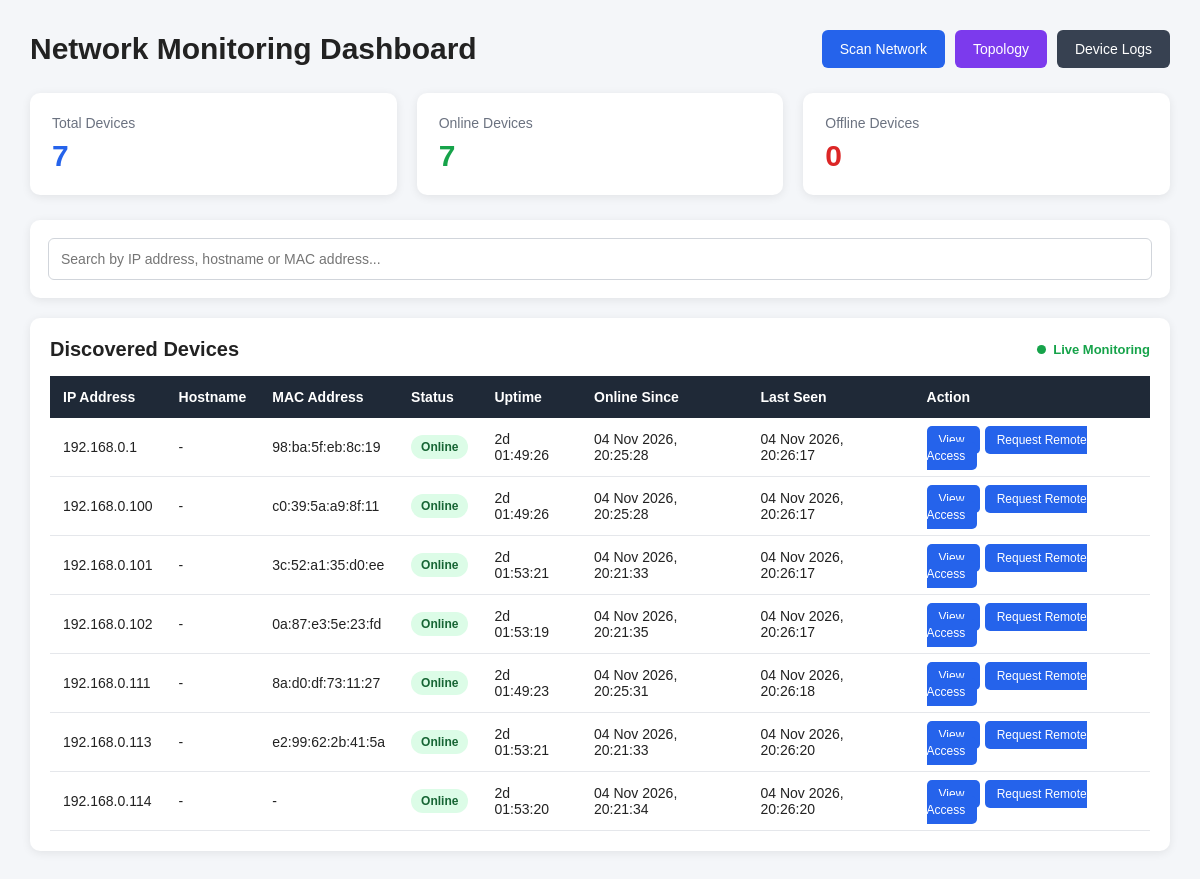
The app's page /, older data.
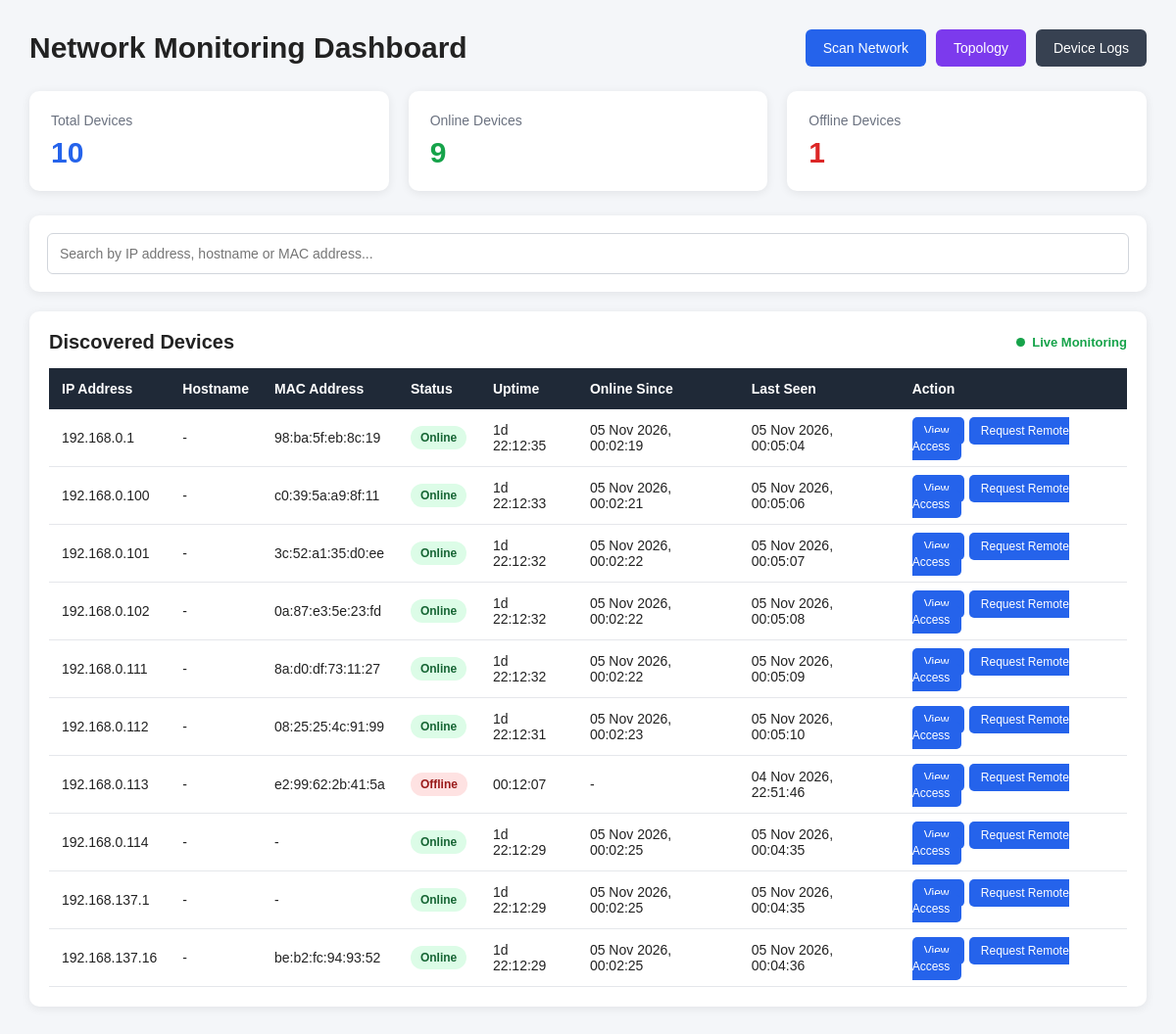
The same page, newer data.
### dashboard/models.py (models this page shows, shortened)
class Device(models.Model):
    ip_address = models.GenericIPAddressField(
        unique=True
    )
    hostname = models.CharField(
        max_length=255,
        blank=True,
        null=True
    )
    mac_address = models.CharField(
        max_length=50,
        blank=True,
        null=True
    )
    status = models.CharField(
        max_length=20,
        default="Offline"
    )
    online_since = models.DateTimeField(
        blank=True,
        null=True
    )
    last_uptime_seconds = models.PositiveIntegerField(
        default=0
    )
    last_seen = models.DateTimeField(
        blank=True,
        null=True
    )
    created_at = models.DateTimeField(
        auto_now_add=True
    )
    class Meta:
        ordering = [
            "ip_address"
        ]
    @property
    def uptime_seconds(self):
        if (
            self.status == "Online"
            and self.online_since
        ):
            elapsed = (
                timezone.now()
                - self.online_since
            ).total_seconds()
            return max(
                0,
                int(elapsed)
            )
        return self.last_uptime_seconds
    @property
    def uptime_display(self):
        total_seconds = self.uptime_seconds
        days = total_seconds // 86400
        remaining = total_seconds % 86400
        hours = remaining // 3600
        remaining %= 3600
        minutes = remaining // 60
        seconds = remaining % 60
        if days > 0:
            return (
                f"{days}d "
                f"{hours:02d}:"
                f"{minutes:02d}:"
                f"{seconds:02d}"
            )
        return (
            f"{hours:02d}:"
            f"{minutes:02d}:"
            f"{seconds:02d}"
        )

### dashboard/views.py (the view)
def dashboard(request):
    devices = Device.objects.all().order_by(
        "ip_address"
    )
    total_devices = devices.count()
    online_devices = devices.filter(
        status="Online"
    ).count()
    offline_devices = devices.filter(
        status="Offline"
    ).count()
    context = {
        "devices": devices,
        "total_devices": total_devices,
        "online_devices": online_devices,
        "offline_devices": offline_devices,
    }
    return render(
        request,
        "dashboard/index.html",
        context
    )

### dashboard/templates/dashboard/index.html (shortened to what the changed rows need)
<!DOCTYPE html>
<html lang="en">
<head>
</head>
<body>
<div class="container">
    <div class="header">
        <h1>Network Monitoring Dashboard</h1>
    </div>
    <div class="stats">
        <div class="stat-card">
            <div class="stat-title">
                Total Devices
            </div>
            <div
                class="stat-value total-value"
                id="totalDevices"
            >
                {{ total_devices }}
            </div>
        </div>
        <div class="stat-card">
            <div class="stat-title">
                Online Devices
            </div>
            <div
                class="stat-value online-value"
                id="onlineDevices"
            >
                {{ online_devices }}
            </div>
        </div>
        <div class="stat-card">
            <div class="stat-title">
                Offline Devices
            </div>
            <div
                class="stat-value offline-value"
                id="offlineDevices"
            >
                {{ offline_devices }}
            </div>
        </div>
    </div>
    <div class="devices-card">
        <div class="devices-header">
            <h2>Discovered Devices</h2>
        </div>
        <div style="overflow-x:auto;">
            <table>
                <thead>
                    <tr>
                        <th>IP Address</th>
                        <th>Hostname</th>
                        <th>MAC Address</th>
                        <th>Status</th>
                        <th>Uptime</th>
                        <th>Online Since</th>
                        <th>Last Seen</th>
                        <th>Action</th>
                    </tr>
                </thead>
                <tbody id="deviceTableBody">
                    {% for device in devices %}
                    <tr
                        data-ip="{{ device.ip_address }}"
                        data-hostname="{{ device.hostname|default:'' }}"
                        data-mac="{{ device.mac_address|default:'' }}"
                    >
                        <td>
                            {{ device.ip_address }}
                        </td>
                        <td>
                            {% if device.hostname %}
                                {{ device.hostname }}
                            {% else %}
                                -
                            {% endif %}
                        </td>
                        <td>
                            {% if device.mac_address %}
                                {{ device.mac_address }}
                            {% else %}
                                -
                            {% endif %}
                        </td>
                        <td>
                            {% if device.status == "Online" %}
                            <span class="status status-online">
                                Online
                            </span>
                            {% else %}
                            <span class="status status-offline">
                                Offline
                            </span>
                            {% endif %}
                        </td>
                        <td>
                            {{ device.uptime_display }}
                        </td>
                        <td>
                            {% if device.online_since %}
                                {{ device.online_since|date:"d M Y, H:i:s" }}
                            {% else %}
                                -
                            {% endif %}
                        </td>
                        <td>
                            {% if device.last_seen %}
                                {{ device.last_seen|date:"d M Y, H:i:s" }}
                            {% else %}
                                -
                            {% endif %}
                        </td>
                        <td>
                            <a
                                href="{% url 'device_detail' device.ip_address %}"
                                class="view-button"
                            >
                                View
                            </a>
                            <a
                                href="{% url 'request_remote_access' device.ip_address %}"
                                class="view-button"
                                style="margin-left: 5px;"
                            >
                                Request Remote Access
                            </a>
                        </td>
                    </tr>
                    {% endfor %}
                </tbody>
            </table>
        </div>
    </div>
</div>
</body>
</html>

Row changes from the older to the newer data that the page shows:
removed Device: ip_address "192.168.0.1", mac_address "98:ba:5f:eb:8c:19", shows "Online", uptime_display "2d 01:49:26", online_since "04 Nov 2026, 20:25:28", last_seen "04 Nov 2026, 20:26:17"
removed Device: ip_address "192.168.0.100", mac_address "c0:39:5a:a9:8f:11", shows "Online", uptime_display "2d 01:49:26", online_since "04 Nov 2026, 20:25:28", last_seen "04 Nov 2026, 20:26:17"
removed Device: ip_address "192.168.0.101", mac_address "3c:52:a1:35:d0:ee", shows "Online", uptime_display "2d 01:53:21", online_since "04 Nov 2026, 20:21:33", last_seen "04 Nov 2026, 20:26:17"
added Device: ip_address "192.168.0.1", mac_address "98:ba:5f:eb:8c:19", shows "Online", uptime_display "1d 22:12:35", online_since "05 Nov 2026, 00:02:19", last_seen "05 Nov 2026, 00:05:04"
added Device: ip_address "192.168.0.100", mac_address "c0:39:5a:a9:8f:11", shows "Online", uptime_display "1d 22:12:33", online_since "05 Nov 2026, 00:02:21", last_seen "05 Nov 2026, 00:05:06"
added Device: ip_address "192.168.0.101", mac_address "3c:52:a1:35:d0:ee", shows "Online", uptime_display "1d 22:12:32", online_since "05 Nov 2026, 00:02:22", last_seen "05 Nov 2026, 00:05:07"
changed Device "0a:87:e3:5e:23:fd": uptime_display "2d 01:53:19" → "1d 22:12:32"; online_since "04 Nov 2026, 20:21:35" → "05 Nov 2026, 00:02:22"; last_seen "04 Nov 2026, 20:26:17" → "05 Nov 2026, 00:05:08"
changed Device "8a:d0:df:73:11:27": uptime_display "2d 01:49:23" → "1d 22:12:32"; online_since "04 Nov 2026, 20:25:31" → "05 Nov 2026, 00:02:22"; last_seen "04 Nov 2026, 20:26:18" → "05 Nov 2026, 00:05:09"
added Device: ip_address "192.168.0.112", mac_address "08:25:25:4c:91:99", shows "Online", uptime_display "1d 22:12:31", online_since "05 Nov 2026, 00:02:23", last_seen "05 Nov 2026, 00:05:10"
changed Device: uptime_display "2d 01:53:21" → "00:12:07"; last_seen "04 Nov 2026, 20:26:20" → "04 Nov 2026, 22:51:46"; online_since "04 Nov 2026, 20:21:33" → (not shown); status "Online" → "Offline"; now shows "-"
changed Device (number 8 of 10 on the later page): uptime_display "2d 01:53:20" → "1d 22:12:29"; online_since "04 Nov 2026, 20:21:34" → "05 Nov 2026, 00:02:25"; last_seen "04 Nov 2026, 20:26:20" → "05 Nov 2026, 00:04:35"
added Device: ip_address "192.168.137.1", shows "Online", uptime_display "1d 22:12:29", online_since "05 Nov 2026, 00:02:25", last_seen "05 Nov 2026, 00:04:35"
added Device: ip_address "192.168.137.16", mac_address "be:b2:fc:94:93:52", shows "Online", uptime_display "1d 22:12:29", online_since "05 Nov 2026, 00:02:25", last_seen "05 Nov 2026, 00:04:36"
Text that changed along with them:
{{ total_devices }}: "7" → "10"
{{ online_devices }}: "7" → "9"
{{ offline_devices }}: "0" → "1"
